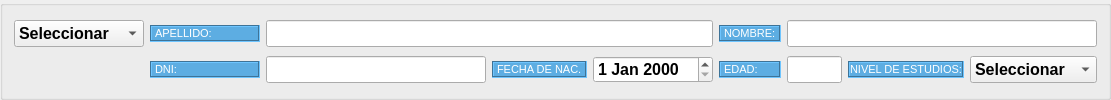
        <widget class="QGroupBox" name="groupBox_3">
         <property name="sizePolicy">
          <sizepolicy hsizetype="Preferred" vsizetype="Fixed">
           <horstretch>0</horstretch>
           <verstretch>0</verstretch>
          </sizepolicy>
         </property>
         <property name="styleSheet">
          <string notr="true">#groupBox_3{
background-color: #F0F5EF
}</string>
         </property>
         <property name="title">
          <string/>
         </property>
         <layout class="QGridLayout" name="gridLayout_4" columnstretch="10,20,10,10,10,10,10,10,10,10,10,10,10,0,0">
          <item row="0" column="0">
           <widget class="QComboBox" name="comboBox_15">
            <property name="sizePolicy">
             <sizepolicy hsizetype="Preferred" vsizetype="Fixed">
              <horstretch>0</horstretch>
              <verstretch>0</verstretch>
             </sizepolicy>
            </property>
            <property name="font">
             <font>
              <family>System</family>
              <pointsize>12</pointsize>
              <weight>75</weight>
              <bold>true</bold>
             </font>
            </property>
            <item>
             <property name="text">
              <string>Seleccionar</string>
             </property>
            </item>
            <item>
             <property name="text">
              <string>Esposa</string>
             </property>
            </item>
            <item>
             <property name="text">
              <string>Cónyuge</string>
             </property>
            </item>
            <item>
             <property name="text">
              <string>Hijo</string>
             </property>
            </item>
            <item>
             <property name="text">
              <string>Nieto a cargo</string>
             </property>
            </item>
           </widget>
          </item>
          <item row="0" column="1">
           <widget class="QLabel" name="label_35">
            <property name="sizePolicy">
             <sizepolicy hsizetype="Preferred" vsizetype="Fixed">
              <horstretch>0</horstretch>
              <verstretch>0</verstretch>
             </sizepolicy>
            </property>
            <property name="font">
             <font>
              <family>Arial</family>
              <pointsize>8</pointsize>
              <weight>50</weight>
              <bold>false</bold>
             </font>
            </property>
            <property name="styleSheet">
             <string notr="true">#label_35{
background-color:#5DADE2  ;
color: #FFFFFF ; 
}</string>
            </property>
            <property name="frameShape">
             <enum>QFrame::Box</enum>
            </property>
            <property name="frameShadow">
             <enum>QFrame::Sunken</enum>
            </property>
            <property name="text">
             <string>APELLIDO:</string>
            </property>
           </widget>
          </item>
          <item row="1" column="9">
           <widget class="QLineEdit" name="lineEdit_33">
            <property name="sizePolicy">
             <sizepolicy hsizetype="Expanding" vsizetype="Fixed">
              <horstretch>0</horstretch>
              <verstretch>0</verstretch>
             </sizepolicy>
            </property>
            <property name="font">
             <font>
              <family>System</family>
              <pointsize>12</pointsize>
              <weight>75</weight>
              <bold>true</bold>
             </font>
            </property>
           </widget>
          </item>
          <item row="1" column="12" colspan="3">
           <widget class="QComboBox" name="comboBox_9">
            <property name="sizePolicy">
             <sizepolicy hsizetype="Preferred" vsizetype="Fixed">
              <horstretch>0</horstretch>
              <verstretch>0</verstretch>
             </sizepolicy>
            </property>
            <property name="font">
             <font>
              <family>System</family>
              <pointsize>12</pointsize>
              <weight>75</weight>
              <bold>true</bold>
             </font>
            </property>
            <item>
             <property name="text">
              <string>Seleccionar</string>
             </property>
            </item>
            <item>
             <property name="text">
              <string>Primario</string>
             </property>
            </item>
            <item>
             <property name="text">
              <string>Secundario</string>
             </property>
            </item>
            <item>
             <property name="text">
              <string>Terciario</string>
             </property>
            </item>
            <item>
             <property name="text">
              <string>Universitario</string>
             </property>
            </item>
            <item>
             <property name="text">
              <string>Posgrado</string>
             </property>
            </item>
           </widget>
          </item>
          <item row="0" column="9" colspan="6">
           <widget class="QLineEdit" name="lineEdit_28">
            <property name="sizePolicy">
             <sizepolicy hsizetype="Expanding" vsizetype="Fixed">
              <horstretch>0</horstretch>
              <verstretch>0</verstretch>
             </sizepolicy>
            </property>
            <property name="font">
             <font>
              <family>System</family>
              <pointsize>12</pointsize>
              <weight>75</weight>
              <bold>true</bold>
             </font>
            </property>
           </widget>
          </item>
          <item row="1" column="8">
           <widget class="QLabel" name="label_55">
            <property name="sizePolicy">
             <sizepolicy hsizetype="Preferred" vsizetype="Fixed">
              <horstretch>0</horstretch>
              <verstretch>0</verstretch>
             </sizepolicy>
            </property>
            <property name="font">
             <font>
              <family>Arial</family>
              <pointsize>8</pointsize>
              <weight>50</weight>
              <bold>false</bold>
             </font>
            </property>
            <property name="styleSheet">
             <string notr="true">#label_55{
background-color:#5DADE2  ;
color: #FFFFFF ; 
}</string>
            </property>
            <property name="frameShape">
             <enum>QFrame::Box</enum>
            </property>
            <property name="frameShadow">
             <enum>QFrame::Sunken</enum>
            </property>
            <property name="text">
             <string>EDAD:</string>
            </property>
           </widget>
          </item>
          <item row="1" column="1">
           <widget class="QLabel" name="label_36">
            <property name="sizePolicy">
             <sizepolicy hsizetype="Preferred" vsizetype="Fixed">
              <horstretch>0</horstretch>
              <verstretch>0</verstretch>
             </sizepolicy>
            </property>
            <property name="font">
             <font>
              <family>Arial</family>
              <pointsize>8</pointsize>
              <weight>50</weight>
              <bold>false</bold>
             </font>
            </property>
            <property name="styleSheet">
             <string notr="true">#label_36{
background-color:#5DADE2  ;
color: #FFFFFF ; 
}</string>
            </property>
            <property name="frameShape">
             <enum>QFrame::Box</enum>
            </property>
            <property name="frameShadow">
             <enum>QFrame::Sunken</enum>
            </property>
            <property name="text">
             <string>DNI:</string>
            </property>
           </widget>
          </item>
          <item row="0" column="2" colspan="6">
           <widget class="QLineEdit" name="lineEdit_29">
            <property name="sizePolicy">
             <sizepolicy hsizetype="Expanding" vsizetype="Fixed">
              <horstretch>0</horstretch>
              <verstretch>0</verstretch>
             </sizepolicy>
            </property>
            <property name="font">
             <font>
              <family>System</family>
              <pointsize>12</pointsize>
              <weight>75</weight>
              <bold>true</bold>
             </font>
            </property>
           </widget>
          </item>
          <item row="1" column="2" colspan="4">
           <widget class="QLineEdit" name="lineEdit_27">
            <property name="sizePolicy">
             <sizepolicy hsizetype="Expanding" vsizetype="Fixed">
              <horstretch>0</horstretch>
              <verstretch>0</verstretch>
             </sizepolicy>
            </property>
            <property name="font">
             <font>
              <family>System</family>
              <pointsize>12</pointsize>
              <weight>75</weight>
              <bold>true</bold>
             </font>
            </property>
           </widget>
          </item>
          <item row="1" column="6">
           <widget class="QLabel" name="label_41">
            <property name="sizePolicy">
             <sizepolicy hsizetype="Preferred" vsizetype="Fixed">
              <horstretch>0</horstretch>
              <verstretch>0</verstretch>
             </sizepolicy>
            </property>
            <property name="font">
             <font>
              <family>Arial</family>
              <pointsize>8</pointsize>
              <weight>50</weight>
              <bold>false</bold>
             </font>
            </property>
            <property name="styleSheet">
             <string notr="true">#label_41{
background-color:#5DADE2  ;
color: #FFFFFF ; 
}</string>
            </property>
            <property name="frameShape">
             <enum>QFrame::Box</enum>
            </property>
            <property name="frameShadow">
             <enum>QFrame::Sunken</enum>
            </property>
            <property name="text">
             <string>FECHA DE NAC.</string>
            </property>
           </widget>
          </item>
          <item row="0" column="8">
           <widget class="QLabel" name="label_34">
            <property name="sizePolicy">
             <sizepolicy hsizetype="Preferred" vsizetype="Fixed">
              <horstretch>0</horstretch>
              <verstretch>0</verstretch>
             </sizepolicy>
            </property>
            <property name="font">
             <font>
              <family>Arial</family>
              <pointsize>8</pointsize>
              <weight>50</weight>
              <bold>false</bold>
             </font>
            </property>
            <property name="styleSheet">
             <string notr="true">#label_34{
background-color:#5DADE2  ;
color: #FFFFFF ; 
}</string>
            </property>
            <property name="frameShape">
             <enum>QFrame::Box</enum>
            </property>
            <property name="frameShadow">
             <enum>QFrame::Sunken</enum>
            </property>
            <property name="text">
             <string>NOMBRE:</string>
            </property>
           </widget>
          </item>
          <item row="1" column="7">
           <widget class="QDateEdit" name="dateEdit_3">
            <property name="sizePolicy">
             <sizepolicy hsizetype="Minimum" vsizetype="Fixed">
              <horstretch>0</horstretch>
              <verstretch>0</verstretch>
             </sizepolicy>
            </property>
            <property name="font">
             <font>
              <family>System</family>
              <pointsize>12</pointsize>
              <weight>75</weight>
              <bold>true</bold>
             </font>
            </property>
           </widget>
          </item>
          <item row="1" column="10" colspan="2">
           <widget class="QLabel" name="label_30">
            <property name="sizePolicy">
             <sizepolicy hsizetype="Preferred" vsizetype="Fixed">
              <horstretch>0</horstretch>
              <verstretch>0</verstretch>
             </sizepolicy>
            </property>
            <property name="font">
             <font>
              <family>Arial</family>
              <pointsize>8</pointsize>
              <weight>50</weight>
              <bold>false</bold>
             </font>
            </property>
            <property name="styleSheet">
             <string notr="true">#label_30{
background-color:#5DADE2  ;
color: #FFFFFF ; 
}</string>
            </property>
            <property name="frameShape">
             <enum>QFrame::Box</enum>
            </property>
            <property name="frameShadow">
             <enum>QFrame::Sunken</enum>
            </property>
            <property name="text">
             <string>NIVEL DE ESTUDIOS:</string>
            </property>
            <property name="alignment">
             <set>Qt::AlignCenter</set>
            </property>
           </widget>
          </item>
         </layout>
        </widget>
